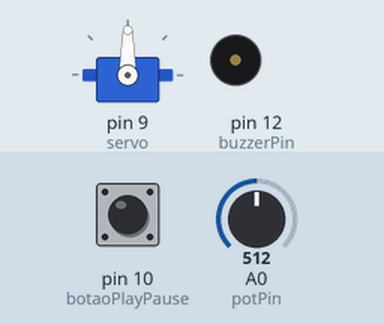
Recording of a sketch running on a simulated Arduino Uno, built with avr-gcc and run on an emulated ATmega328P. Shown: servo, buzzer (waves = sounding). The test bench sets the inputs (shaded band); at power-on: pin 10 (botaoPlayPause) HIGH, A0 (potPin) = 512.

Above: at 1.2 s.
1.3 s: pin 10 (botaoPlayPause) pulled LOW for 1 s
At 1.9 s:
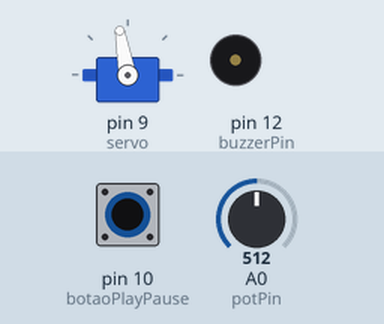
3.8 s: pin 10 (botaoPlayPause) pulled LOW for 0.15 s
At 4.6 s:
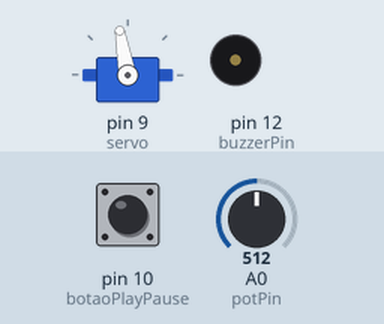
5.4 s: pin 10 (botaoPlayPause) pulled LOW for 3.2 s
At 9.4 s:
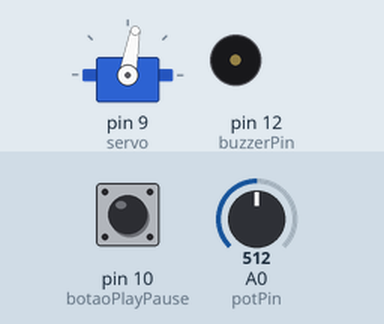
Timing chart, 0 to 10.9 s (numbered marks = the images above; inputs shaded):
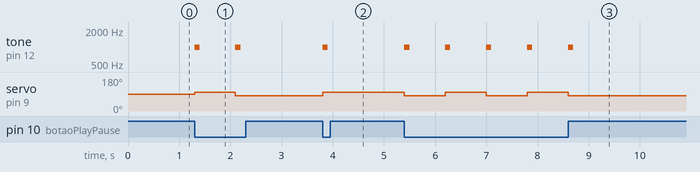

Measured:
- after the input at 1.3 s, tone on pin 12 (buzzerPin): alternates 1000 Hz for 0.10 s and silent for 0.70 s, 4 changes in all, then stays silent, starting at once; servo on pin 9 (servo): 90° → 100° at once, → 80° 0.80 s later
- after the input at 3.8 s, tone on pin 12 (buzzerPin): silent → 1000 Hz at once, → silent 0.10 s later; servo on pin 9 (servo): 80° → 100° at once
- after the input at 5.4 s, tone on pin 12 (buzzerPin): alternates 1000 Hz for 0.10 s and silent for 0.70 s, 10 changes in all, then stays silent, starting at once; servo on pin 9 (servo): alternates 100° for 0.80 s and 80° for 0.80 s, 5 changes in all, then stays 80°, starting at once

The sketch:

metronomo_servo.ino
```cpp
// Config do Servo Motor
#include <Servo.h>
const int servo = 9;
Servo myservo;
int direita = 100;
int esquerda = 80;
bool servoNaDireita = false;

void servo_direita(){
  myservo.write(direita);
}
void servo_esquerda(){
  myservo.write(esquerda);
}

// Definição de Pinos
const int buzzerPin = 12;       // buzzer passivo
const int botaoPlayPause = 10; // switch
const int potPin = A0;         // potenciômetro

// Config do Metrônomo
int bpm = 60;
int bpmMaximo = 120;
int bpmMinimo = 30;
bool tocando = false;
unsigned long ultimaBatida = 0;
unsigned long intervalo = 60000 / 60;

// --------- SETUP ---------
void setup() {
  pinMode(buzzerPin, OUTPUT);
  pinMode(botaoPlayPause, INPUT_PULLUP);
  pinMode(potPin, INPUT);
  myservo.attach(servo);
}

// --------- LOOP ---------
void loop() {
  // Leitura do potenciômetro e mapeamento para BPM
  int leituraPot = analogRead(potPin);
  bpm = map(leituraPot, 0, 1023, bpmMinimo, bpmMaximo);
  intervalo = 60000 / bpm;;
  unsigned long agora = millis();

  // Acionamento por switch
  bool estadoPlayPause = digitalRead(botaoPlayPause);
  if (estadoPlayPause == LOW) {
    if (agora - ultimaBatida >= intervalo) {
      ultimaBatida = agora;

      tone(buzzerPin, 1000, 100); // bip

      // Movimento tipo pêndulo
      if (servoNaDireita) {
        servo_esquerda();
        servoNaDireita = false;
      }
      else {
        servo_direita();
        servoNaDireita = true;
      }
    }
  }

}
```
